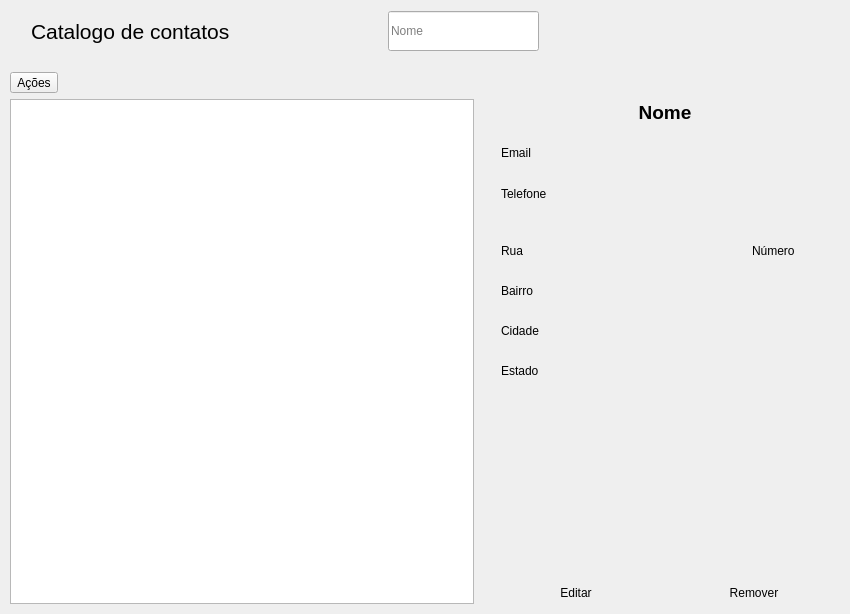
<?xml version="1.0" encoding="UTF-8"?>
<ui version="4.0">
 <class>JanelaPrincipal</class>
 <widget class="QMainWindow" name="JanelaPrincipal">
  <property name="geometry">
   <rect>
    <x>0</x>
    <y>0</y>
    <width>850</width>
    <height>614</height>
   </rect>
  </property>
  <property name="minimumSize">
   <size>
    <width>850</width>
    <height>614</height>
   </size>
  </property>
  <property name="windowTitle">
   <string>Catalogo de contatos</string>
  </property>
  <widget class="QWidget" name="centralWidget">
   <layout class="QVBoxLayout" name="verticalLayout_5">
    <property name="spacing">
     <number>0</number>
    </property>
    <property name="leftMargin">
     <number>0</number>
    </property>
    <property name="topMargin">
     <number>0</number>
    </property>
    <property name="rightMargin">
     <number>10</number>
    </property>
    <property name="bottomMargin">
     <number>10</number>
    </property>
    <item>
     <widget class="QWidget" name="areaBarraMenu" native="true">
      <layout class="QHBoxLayout" name="horizontalLayout">
       <item>
        <spacer name="horizontalSpacer">
         <property name="orientation">
          <enum>Qt::Horizontal</enum>
         </property>
         <property name="sizeType">
          <enum>QSizePolicy::Fixed</enum>
         </property>
         <property name="sizeHint" stdset="0">
          <size>
           <width>20</width>
           <height>20</height>
          </size>
         </property>
        </spacer>
       </item>
       <item>
        <widget class="QLabel" name="txtTitulo">
         <property name="font">
          <font>
           <pointsize>16</pointsize>
          </font>
         </property>
         <property name="text">
          <string>Catalogo de contatos</string>
         </property>
        </widget>
       </item>
       <item>
        <spacer name="horizontalSpacer_2">
         <property name="orientation">
          <enum>Qt::Horizontal</enum>
         </property>
         <property name="sizeHint" stdset="0">
          <size>
           <width>136</width>
           <height>20</height>
          </size>
         </property>
        </spacer>
       </item>
       <item>
        <widget class="QLineEdit" name="edtPesquisa">
         <property name="sizePolicy">
          <sizepolicy hsizetype="Expanding" vsizetype="Minimum">
           <horstretch>0</horstretch>
           <verstretch>0</verstretch>
          </sizepolicy>
         </property>
         <property name="minimumSize">
          <size>
           <width>0</width>
           <height>40</height>
          </size>
         </property>
         <property name="maxLength">
          <number>100</number>
         </property>
         <property name="placeholderText">
          <string>Nome</string>
         </property>
        </widget>
       </item>
       <item>
        <widget class="QPushButton" name="btPesquisa">
         <property name="text">
          <string/>
         </property>
         <property name="icon">
          <iconset resource="Arquivos.qrc">
           <normaloff>:/Icones/magnify.png</normaloff>:/Icones/magnify.png</iconset>
         </property>
         <property name="iconSize">
          <size>
           <width>32</width>
           <height>32</height>
          </size>
         </property>
         <property name="flat">
          <bool>true</bool>
         </property>
        </widget>
       </item>
       <item>
        <spacer name="horizontalSpacer_3">
         <property name="orientation">
          <enum>Qt::Horizontal</enum>
         </property>
         <property name="sizeHint" stdset="0">
          <size>
           <width>136</width>
           <height>20</height>
          </size>
         </property>
        </spacer>
       </item>
       <item>
        <widget class="QPushButton" name="btAdd">
         <property name="text">
          <string/>
         </property>
         <property name="icon">
          <iconset resource="Arquivos.qrc">
           <normaloff>:/Icones/plus.png</normaloff>:/Icones/plus.png</iconset>
         </property>
         <property name="iconSize">
          <size>
           <width>32</width>
           <height>32</height>
          </size>
         </property>
         <property name="flat">
          <bool>true</bool>
         </property>
        </widget>
       </item>
       <item>
        <widget class="QPushButton" name="btInfo">
         <property name="text">
          <string/>
         </property>
         <property name="icon">
          <iconset resource="Arquivos.qrc">
           <normaloff>:/Icones/information-outline.png</normaloff>:/Icones/information-outline.png</iconset>
         </property>
         <property name="iconSize">
          <size>
           <width>32</width>
           <height>32</height>
          </size>
         </property>
         <property name="flat">
          <bool>true</bool>
         </property>
        </widget>
       </item>
      </layout>
     </widget>
    </item>
    <item>
     <layout class="QHBoxLayout" name="horizontalLayout_5">
      <property name="spacing">
       <number>0</number>
      </property>
      <item>
       <widget class="QStackedWidget" name="stack">
        <property name="sizePolicy">
         <sizepolicy hsizetype="Expanding" vsizetype="Expanding">
          <horstretch>0</horstretch>
          <verstretch>0</verstretch>
         </sizepolicy>
        </property>
        <property name="focusPolicy">
         <enum>Qt::TabFocus</enum>
        </property>
        <property name="currentIndex">
         <number>0</number>
        </property>
        <widget class="QWidget" name="pagLista">
         <layout class="QVBoxLayout" name="verticalLayout_7">
          <property name="spacing">
           <number>0</number>
          </property>
          <property name="leftMargin">
           <number>0</number>
          </property>
          <property name="topMargin">
           <number>0</number>
          </property>
          <property name="rightMargin">
           <number>0</number>
          </property>
          <property name="bottomMargin">
           <number>0</number>
          </property>
          <item>
           <layout class="QHBoxLayout" name="horizontalLayout_6">
            <item>
             <widget class="QWidget" name="widget_3" native="true">
              <property name="sizePolicy">
               <sizepolicy hsizetype="Expanding" vsizetype="Expanding">
                <horstretch>0</horstretch>
                <verstretch>0</verstretch>
               </sizepolicy>
              </property>
              <layout class="QVBoxLayout" name="verticalLayout_2">
               <property name="leftMargin">
                <number>10</number>
               </property>
               <property name="topMargin">
                <number>10</number>
               </property>
               <property name="rightMargin">
                <number>10</number>
               </property>
               <property name="bottomMargin">
                <number>0</number>
               </property>
               <item>
                <widget class="QToolButton" name="btAcoes">
                 <property name="text">
                  <string>Ações</string>
                 </property>
                 <property name="popupMode">
                  <enum>QToolButton::InstantPopup</enum>
                 </property>
                 <property name="toolButtonStyle">
                  <enum>Qt::ToolButtonIconOnly</enum>
                 </property>
                 <property name="autoRaise">
                  <bool>false</bool>
                 </property>
                 <property name="arrowType">
                  <enum>Qt::NoArrow</enum>
                 </property>
                </widget>
               </item>
               <item>
                <widget class="QListView" name="listaContatos"/>
               </item>
              </layout>
             </widget>
            </item>
            <item>
             <widget class="QWidget" name="areaInfo" native="true">
              <property name="sizePolicy">
               <sizepolicy hsizetype="Fixed" vsizetype="Expanding">
                <horstretch>0</horstretch>
                <verstretch>0</verstretch>
               </sizepolicy>
              </property>
              <property name="minimumSize">
               <size>
                <width>350</width>
                <height>0</height>
               </size>
              </property>
              <layout class="QVBoxLayout" name="verticalLayout_4">
               <property name="spacing">
                <number>20</number>
               </property>
               <property name="leftMargin">
                <number>0</number>
               </property>
               <property name="topMargin">
                <number>0</number>
               </property>
               <property name="rightMargin">
                <number>0</number>
               </property>
               <property name="bottomMargin">
                <number>0</number>
               </property>
               <item>
                <layout class="QVBoxLayout" name="verticalLayout_3">
                 <property name="spacing">
                  <number>0</number>
                 </property>
                 <item>
                  <widget class="QWidget" name="widget_5" native="true">
                   <layout class="QVBoxLayout" name="verticalLayout_8">
                    <item>
                     <layout class="QHBoxLayout" name="horizontalLayout_2">
                      <item>
                       <spacer name="horizontalSpacer_4">
                        <property name="orientation">
                         <enum>Qt::Horizontal</enum>
                        </property>
                        <property name="sizeHint" stdset="0">
                         <size>
                          <width>40</width>
                          <height>20</height>
                         </size>
                        </property>
                       </spacer>
                      </item>
                      <item>
                       <widget class="QPushButton" name="btFechar">
                        <property name="text">
                         <string/>
                        </property>
                        <property name="icon">
                         <iconset resource="Arquivos.qrc">
                          <normaloff>:/Icones/close.png</normaloff>:/Icones/close.png</iconset>
                        </property>
                        <property name="iconSize">
                         <size>
                          <width>24</width>
                          <height>24</height>
                         </size>
                        </property>
                        <property name="flat">
                         <bool>true</bool>
                        </property>
                       </widget>
                      </item>
                     </layout>
                    </item>
                    <item>
                     <widget class="QLabel" name="txtNome">
                      <property name="font">
                       <font>
                        <pointsize>14</pointsize>
                        <weight>75</weight>
                        <bold>true</bold>
                       </font>
                      </property>
                      <property name="text">
                       <string>Nome</string>
                      </property>
                      <property name="alignment">
                       <set>Qt::AlignCenter</set>
                      </property>
                      <property name="wordWrap">
                       <bool>true</bool>
                      </property>
                     </widget>
                    </item>
                   </layout>
                  </widget>
                 </item>
                 <item>
                  <widget class="QWidget" name="widget_6" native="true">
                   <layout class="QVBoxLayout" name="verticalLayout_9">
                    <item>
                     <widget class="QLabel" name="label_30">
                      <property name="text">
                       <string>Email</string>
                      </property>
                     </widget>
                    </item>
                    <item>
                     <widget class="QLabel" name="txtEmail">
                      <property name="font">
                       <font>
                        <pointsize>10</pointsize>
                        <weight>75</weight>
                        <bold>true</bold>
                       </font>
                      </property>
                      <property name="text">
                       <string/>
                      </property>
                     </widget>
                    </item>
                    <item>
                     <widget class="QLabel" name="label_32">
                      <property name="text">
                       <string>Telefone</string>
                      </property>
                     </widget>
                    </item>
                    <item>
                     <widget class="QLabel" name="txtTelefone">
                      <property name="font">
                       <font>
                        <pointsize>10</pointsize>
                        <weight>75</weight>
                        <bold>true</bold>
                       </font>
                      </property>
                      <property name="text">
                       <string/>
                      </property>
                     </widget>
                    </item>
                   </layout>
                  </widget>
                 </item>
                 <item>
                  <widget class="QWidget" name="widget_7" native="true">
                   <layout class="QVBoxLayout" name="verticalLayout_10">
                    <item>
                     <layout class="QGridLayout" name="gridLayout_3">
                      <item row="0" column="0">
                       <widget class="QLabel" name="label_34">
                        <property name="text">
                         <string>Rua</string>
                        </property>
                       </widget>
                      </item>
                      <item row="4" column="0">
                       <widget class="QLabel" name="label_18">
                        <property name="text">
                         <string>Cidade</string>
                        </property>
                       </widget>
                      </item>
                      <item row="2" column="0">
                       <widget class="QLabel" name="label_2">
                        <property name="text">
                         <string>Bairro</string>
                        </property>
                       </widget>
                      </item>
                      <item row="6" column="0">
                       <widget class="QLabel" name="label_19">
                        <property name="text">
                         <string>Estado</string>
                        </property>
                       </widget>
                      </item>
                      <item row="0" column="3">
                       <widget class="QLabel" name="label_37">
                        <property name="text">
                         <string>Número</string>
                        </property>
                       </widget>
                      </item>
                      <item row="1" column="3">
                       <widget class="QLabel" name="txtNum">
                        <property name="font">
                         <font>
                          <pointsize>9</pointsize>
                          <weight>75</weight>
                          <bold>true</bold>
                         </font>
                        </property>
                        <property name="text">
                         <string/>
                        </property>
                       </widget>
                      </item>
                      <item row="1" column="0" colspan="3">
                       <widget class="QLabel" name="txtRua">
                        <property name="font">
                         <font>
                          <pointsize>9</pointsize>
                          <weight>75</weight>
                          <bold>true</bold>
                         </font>
                        </property>
                        <property name="text">
                         <string/>
                        </property>
                        <property name="wordWrap">
                         <bool>true</bool>
                        </property>
                       </widget>
                      </item>
                      <item row="3" column="0" colspan="3">
                       <widget class="QLabel" name="txtBairro">
                        <property name="font">
                         <font>
                          <pointsize>9</pointsize>
                          <weight>75</weight>
                          <bold>true</bold>
                         </font>
                        </property>
                        <property name="text">
                         <string/>
                        </property>
                        <property name="wordWrap">
                         <bool>true</bool>
                        </property>
                       </widget>
                      </item>
                      <item row="5" column="0" colspan="3">
                       <widget class="QLabel" name="txtCidade">
                        <property name="font">
                         <font>
                          <pointsize>9</pointsize>
                          <weight>75</weight>
                          <bold>true</bold>
                         </font>
                        </property>
                        <property name="text">
                         <string/>
                        </property>
                        <property name="wordWrap">
                         <bool>true</bool>
                        </property>
                       </widget>
                      </item>
                      <item row="7" column="0" colspan="3">
                       <widget class="QLabel" name="txtEstado">
                        <property name="font">
                         <font>
                          <pointsize>9</pointsize>
                          <weight>75</weight>
                          <bold>true</bold>
                         </font>
                        </property>
                        <property name="text">
                         <string/>
                        </property>
                        <property name="wordWrap">
                         <bool>true</bool>
                        </property>
                       </widget>
                      </item>
                     </layout>
                    </item>
                   </layout>
                  </widget>
                 </item>
                </layout>
               </item>
               <item>
                <spacer name="verticalSpacer_2">
                 <property name="orientation">
                  <enum>Qt::Vertical</enum>
                 </property>
                 <property name="sizeHint" stdset="0">
                  <size>
                   <width>20</width>
                   <height>40</height>
                  </size>
                 </property>
                </spacer>
               </item>
               <item>
                <layout class="QHBoxLayout" name="horizontalLayout_3">
                 <item>
                  <widget class="QPushButton" name="btEditar">
                   <property name="text">
                    <string>Editar</string>
                   </property>
                   <property name="icon">
                    <iconset resource="Arquivos.qrc">
                     <normaloff>:/Icones/pencil.png</normaloff>:/Icones/pencil.png</iconset>
                   </property>
                   <property name="flat">
                    <bool>true</bool>
                   </property>
                  </widget>
                 </item>
                 <item>
                  <widget class="QPushButton" name="btRemover">
                   <property name="text">
                    <string>Remover</string>
                   </property>
                   <property name="icon">
                    <iconset resource="Arquivos.qrc">
                     <normaloff>:/Icones/delete-outline.png</normaloff>:/Icones/delete-outline.png</iconset>
                   </property>
                   <property name="flat">
                    <bool>true</bool>
                   </property>
                  </widget>
                 </item>
                </layout>
               </item>
              </layout>
             </widget>
            </item>
           </layout>
          </item>
         </layout>
        </widget>
        <widget class="QWidget" name="pagNovoContato">
         <property name="focusPolicy">
          <enum>Qt::ClickFocus</enum>
         </property>
         <layout class="QVBoxLayout" name="verticalLayout_6">
          <property name="leftMargin">
           <number>80</number>
          </property>
          <property name="topMargin">
           <number>20</number>
          </property>
          <property name="rightMargin">
           <number>80</number>
          </property>
          <property name="bottomMargin">
           <number>20</number>
          </property>
          <item>
           <layout class="QGridLayout" name="gridLayout">
            <item row="1" column="0">
             <spacer name="verticalSpacer">
              <property name="orientation">
               <enum>Qt::Vertical</enum>
              </property>
              <property name="sizeType">
               <enum>QSizePolicy::Fixed</enum>
              </property>
              <property name="sizeHint" stdset="0">
               <size>
                <width>20</width>
                <height>15</height>
               </size>
              </property>
             </spacer>
            </item>
            <item row="15" column="0">
             <widget class="QLabel" name="label_13">
              <property name="text">
               <string>Bairro</string>
              </property>
             </widget>
            </item>
            <item row="10" column="0">
             <spacer name="verticalSpacer_4">
              <property name="orientation">
               <enum>Qt::Vertical</enum>
              </property>
              <property name="sizeType">
               <enum>QSizePolicy::Fixed</enum>
              </property>
              <property name="sizeHint" stdset="0">
               <size>
                <width>20</width>
                <height>15</height>
               </size>
              </property>
             </spacer>
            </item>
            <item row="11" column="0">
             <widget class="QLabel" name="label_10">
              <property name="font">
               <font>
                <pointsize>10</pointsize>
               </font>
              </property>
              <property name="text">
               <string>Endereço</string>
              </property>
             </widget>
            </item>
            <item row="16" column="0">
             <widget class="QLineEdit" name="edtBairro">
              <property name="maxLength">
               <number>100</number>
              </property>
             </widget>
            </item>
            <item row="16" column="1">
             <widget class="QLineEdit" name="edtCidade">
              <property name="maxLength">
               <number>100</number>
              </property>
             </widget>
            </item>
            <item row="16" column="2">
             <widget class="QLineEdit" name="edtEstado">
              <property name="maxLength">
               <number>25</number>
              </property>
             </widget>
            </item>
            <item row="15" column="2">
             <widget class="QLabel" name="label_15">
              <property name="text">
               <string>Estado</string>
              </property>
             </widget>
            </item>
            <item row="15" column="1">
             <widget class="QLabel" name="label_14">
              <property name="text">
               <string>Cidade</string>
              </property>
             </widget>
            </item>
            <item row="3" column="0">
             <spacer name="verticalSpacer_3">
              <property name="orientation">
               <enum>Qt::Vertical</enum>
              </property>
              <property name="sizeType">
               <enum>QSizePolicy::Fixed</enum>
              </property>
              <property name="sizeHint" stdset="0">
               <size>
                <width>20</width>
                <height>15</height>
               </size>
              </property>
             </spacer>
            </item>
            <item row="12" column="0">
             <spacer name="verticalSpacer_5">
              <property name="orientation">
               <enum>Qt::Vertical</enum>
              </property>
              <property name="sizeType">
               <enum>QSizePolicy::Fixed</enum>
              </property>
              <property name="sizeHint" stdset="0">
               <size>
                <width>20</width>
                <height>15</height>
               </size>
              </property>
             </spacer>
            </item>
            <item row="5" column="0" colspan="3">
             <widget class="QLineEdit" name="edtNome">
              <property name="maxLength">
               <number>100</number>
              </property>
             </widget>
            </item>
            <item row="6" column="2">
             <widget class="QLabel" name="label_7">
              <property name="text">
               <string>Sexo</string>
              </property>
             </widget>
            </item>
            <item row="7" column="2">
             <widget class="QComboBox" name="cbSexo">
              <item>
               <property name="text">
                <string>Nenhum</string>
               </property>
              </item>
              <item>
               <property name="text">
                <string>Feminino</string>
               </property>
              </item>
              <item>
               <property name="text">
                <string>Masculino</string>
               </property>
              </item>
             </widget>
            </item>
            <item row="7" column="0" colspan="2">
             <widget class="QDateEdit" name="edtDataNasc"/>
            </item>
            <item row="6" column="0" colspan="2">
             <widget class="QLabel" name="label_6">
              <property name="text">
               <string>Data nascimento</string>
              </property>
             </widget>
            </item>
            <item row="4" column="0" colspan="3">
             <widget class="QLabel" name="label_5">
              <property name="text">
               <string>Nome</string>
              </property>
             </widget>
            </item>
            <item row="2" column="0" colspan="3">
             <widget class="QLabel" name="label_4">
              <property name="font">
               <font>
                <pointsize>10</pointsize>
               </font>
              </property>
              <property name="text">
               <string>Dados pessoais</string>
              </property>
             </widget>
            </item>
            <item row="0" column="0" colspan="3">
             <widget class="QLabel" name="label_3">
              <property name="font">
               <font>
                <pointsize>12</pointsize>
                <weight>75</weight>
                <bold>true</bold>
               </font>
              </property>
              <property name="text">
               <string>Contato</string>
              </property>
             </widget>
            </item>
            <item row="8" column="2">
             <widget class="QLabel" name="label_9">
              <property name="text">
               <string>Telefone</string>
              </property>
             </widget>
            </item>
            <item row="9" column="2">
             <widget class="QLineEdit" name="edtTelefone">
              <property name="inputMask">
               <string>(xx) xxxxx-xxxx</string>
              </property>
             </widget>
            </item>
            <item row="9" column="0" colspan="2">
             <widget class="QLineEdit" name="edtEmail">
              <property name="maxLength">
               <number>100</number>
              </property>
             </widget>
            </item>
            <item row="8" column="0" colspan="2">
             <widget class="QLabel" name="label_8">
              <property name="text">
               <string>Email</string>
              </property>
             </widget>
            </item>
            <item row="13" column="2">
             <widget class="QLabel" name="label_12">
              <property name="text">
               <string>Numero</string>
              </property>
             </widget>
            </item>
            <item row="14" column="2">
             <widget class="QSpinBox" name="spNumero">
              <property name="alignment">
               <set>Qt::AlignRight|Qt::AlignTrailing|Qt::AlignVCenter</set>
              </property>
              <property name="minimum">
               <number>1</number>
              </property>
              <property name="maximum">
               <number>9999999</number>
              </property>
             </widget>
            </item>
            <item row="14" column="0" colspan="2">
             <widget class="QLineEdit" name="edtRua">
              <property name="maxLength">
               <number>100</number>
              </property>
             </widget>
            </item>
            <item row="13" column="0" colspan="2">
             <widget class="QLabel" name="label_11">
              <property name="text">
               <string>Rua</string>
              </property>
             </widget>
            </item>
           </layout>
          </item>
          <item>
           <spacer name="verticalSpacer_8">
            <property name="orientation">
             <enum>Qt::Vertical</enum>
            </property>
            <property name="sizeHint" stdset="0">
             <size>
              <width>20</width>
              <height>91</height>
             </size>
            </property>
           </spacer>
          </item>
          <item>
           <layout class="QHBoxLayout" name="horizontalLayout_4">
            <item>
             <spacer name="horizontalSpacer_5">
              <property name="orientation">
               <enum>Qt::Horizontal</enum>
              </property>
              <property name="sizeHint" stdset="0">
               <size>
                <width>40</width>
                <height>20</height>
               </size>
              </property>
             </spacer>
            </item>
            <item>
             <widget class="QPushButton" name="btCancelar">
              <property name="minimumSize">
               <size>
                <width>120</width>
                <height>0</height>
               </size>
              </property>
              <property name="text">
               <string>CANCELAR</string>
              </property>
              <property name="icon">
               <iconset resource="Arquivos.qrc">
                <normaloff>:/Icones/close.png</normaloff>:/Icones/close.png</iconset>
              </property>
              <property name="iconSize">
               <size>
                <width>24</width>
                <height>24</height>
               </size>
              </property>
             </widget>
            </item>
            <item>
             <widget class="QPushButton" name="btCadastrar">
              <property name="minimumSize">
               <size>
                <width>120</width>
                <height>0</height>
               </size>
              </property>
              <property name="text">
               <string>OK</string>
              </property>
              <property name="icon">
               <iconset resource="Arquivos.qrc">
                <normaloff>:/Icones/account-check.png</normaloff>:/Icones/account-check.png</iconset>
              </property>
              <property name="iconSize">
               <size>
                <width>24</width>
                <height>24</height>
               </size>
              </property>
             </widget>
            </item>
           </layout>
          </item>
         </layout>
        </widget>
       </widget>
      </item>
     </layout>
    </item>
   </layout>
  </widget>
 </widget>
 <layoutdefault spacing="6" margin="11"/>
 <tabstops>
  <tabstop>listaContatos</tabstop>
  <tabstop>btAcoes</tabstop>
  <tabstop>edtPesquisa</tabstop>
  <tabstop>btPesquisa</tabstop>
  <tabstop>btAdd</tabstop>
  <tabstop>edtNome</tabstop>
  <tabstop>edtDataNasc</tabstop>
  <tabstop>cbSexo</tabstop>
  <tabstop>edtEmail</tabstop>
  <tabstop>edtTelefone</tabstop>
  <tabstop>edtRua</tabstop>
  <tabstop>spNumero</tabstop>
  <tabstop>edtBairro</tabstop>
  <tabstop>edtCidade</tabstop>
  <tabstop>edtEstado</tabstop>
  <tabstop>btCadastrar</tabstop>
  <tabstop>btEditar</tabstop>
  <tabstop>btInfo</tabstop>
  <tabstop>btRemover</tabstop>
  <tabstop>btCancelar</tabstop>
  <tabstop>btFechar</tabstop>
  <tabstop>stack</tabstop>
 </tabstops>
 <resources>
  <include location="Arquivos.qrc"/>
 </resources>
 <connections/>
</ui>
